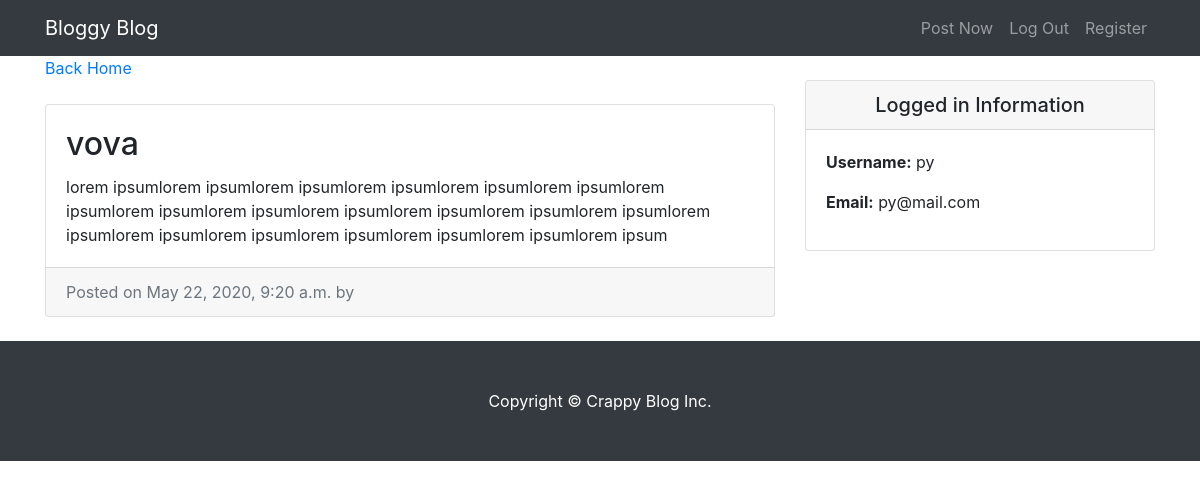
The app's page /entry/5/ (signed in) with its own data.
### entries/models.py (models this page shows, shortened)
class Entry(models.Model):
    entry_title = models.CharField(max_length=50)
    entry_text = models.TextField()
    entry_date = models.DateTimeField(auto_now_add=True)
    entry_auther = models.ForeignKey(User,on_delete=models.CASCADE,null = True)
    class Meta:
        verbose_name_plural = "entries"

### entries/views.py (the view)
# urls.py: path('entry/<int:pk>/', EntryView.as_view(), name = "entry-detail"),
class EntryView(LoginRequiredMixin, DetailView):
    model = Entry
    template_name = 'entries/entry_detail.html'

### entries/templates/entries/entry_detail.html (shortened to what this page needs)
{% extends "entries/base.html" %}
 {% block content %}
      <div class="col-md-8">
      <a href="{% url 'blog-home' %}"> Back Home</a>
        <div class="card mb-4 mt-4">
          <div class="card-body">
            <h2 class="card-title">{{ object.entry_title}}</h2>
            <p class="card-text">{{object.entry_text}}</p>
          </div>
          <div class="card-footer text-muted">
            Posted on {{ object.entry_date}} by
          </div>
        </div>
      </div>
      {% endblock%}

### entries/templates/entries/base.html (shortened to what this page needs)
{% load static %}
<!DOCTYPE html>
<html lang="en">
<head>
  <link href="{% static 'entries/vendor/bootstrap/css/bootstrap.min.css' %}" rel="stylesheet">
  <link href="{% static 'entries/css/blog-home.css' %}" rel="stylesheet">
</head>
<body>
  <nav class="navbar navbar-expand-lg navbar-dark bg-dark fixed-top">
    <div class="container">
      <a class="navbar-brand" href="/"> Bloggy Blog</a>
      <div class="collapse navbar-collapse" id="navbarResponsive">
        <ul class="navbar-nav ml-auto">
          <li class="nav-item">
            <a class="nav-link" href="/create_entry">Post Now</a>
          </li>
          <li class="nav-item">
            <a class="nav-link" href="{% url 'logout' %}">Log Out</a>
          </li>
          <li class="nav-item">
            <a class="nav-link" href="/users/register">Register</a>
          </li>
        </ul>
      </div>
    </div>
  </nav>
  <div class="container">
    <div class="row">
    {% block content %} {% endblock%}
    <div class="col-md-4">
      <div class="card my-4">
          <h5 class="card-header text-center">Logged in Information</h5>
          <div class="card-body">
            <ul class="list-unstyled mb-0">
                <li>
                    <p> <strong>Username:</strong> {{user.username}} </p>
                </li>
                <li>
                    <p> <strong>Email:</strong> {{user.email}}</p>
                </li>
            </ul>
          </div>
        </div>
      </div>
    </div>
  </div>
  <footer class="py-5 bg-dark">
    <div class="container">
      <p class="m-0 text-center text-white">Copyright &copy; Crappy Blog Inc.</p>
    </div>
  </footer>
</body>
</html>

### entries/static/entries/css/blog-home.css (style rules this page uses)
body { padding-top: 56px; }

### records on screen
Entry: entry_title "vova", entry_text "lorem ipsumlorem ipsumlorem ipsumlorem ipsumlorem ipsumlorem ipsumlorem ipsumlorem ipsumlorem ipsumlorem ipsumlorem ipsumlorem ipsumlorem ipsumlorem ipsumlorem ipsumlorem ipsumlorem ipsumlorem ipsumlorem ipsumlorem ipsum", entry_date "May 22, 2020, 9:20 a.m."

### other values on screen
{{ user.username }} "py"
{{ user.email }} "py@mail.com"
